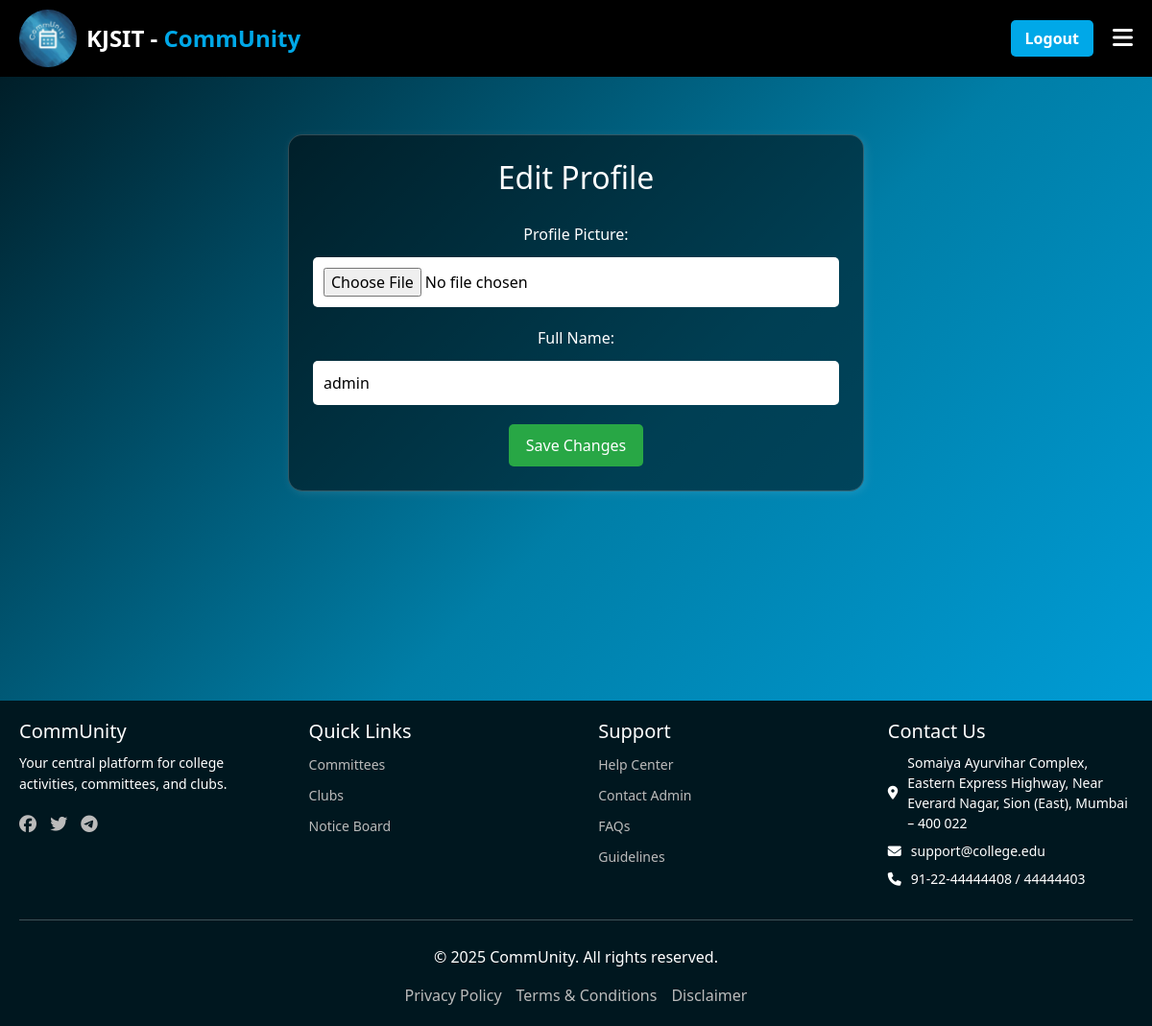
Page /edit_profile/ (signed in) on the earlier database version.
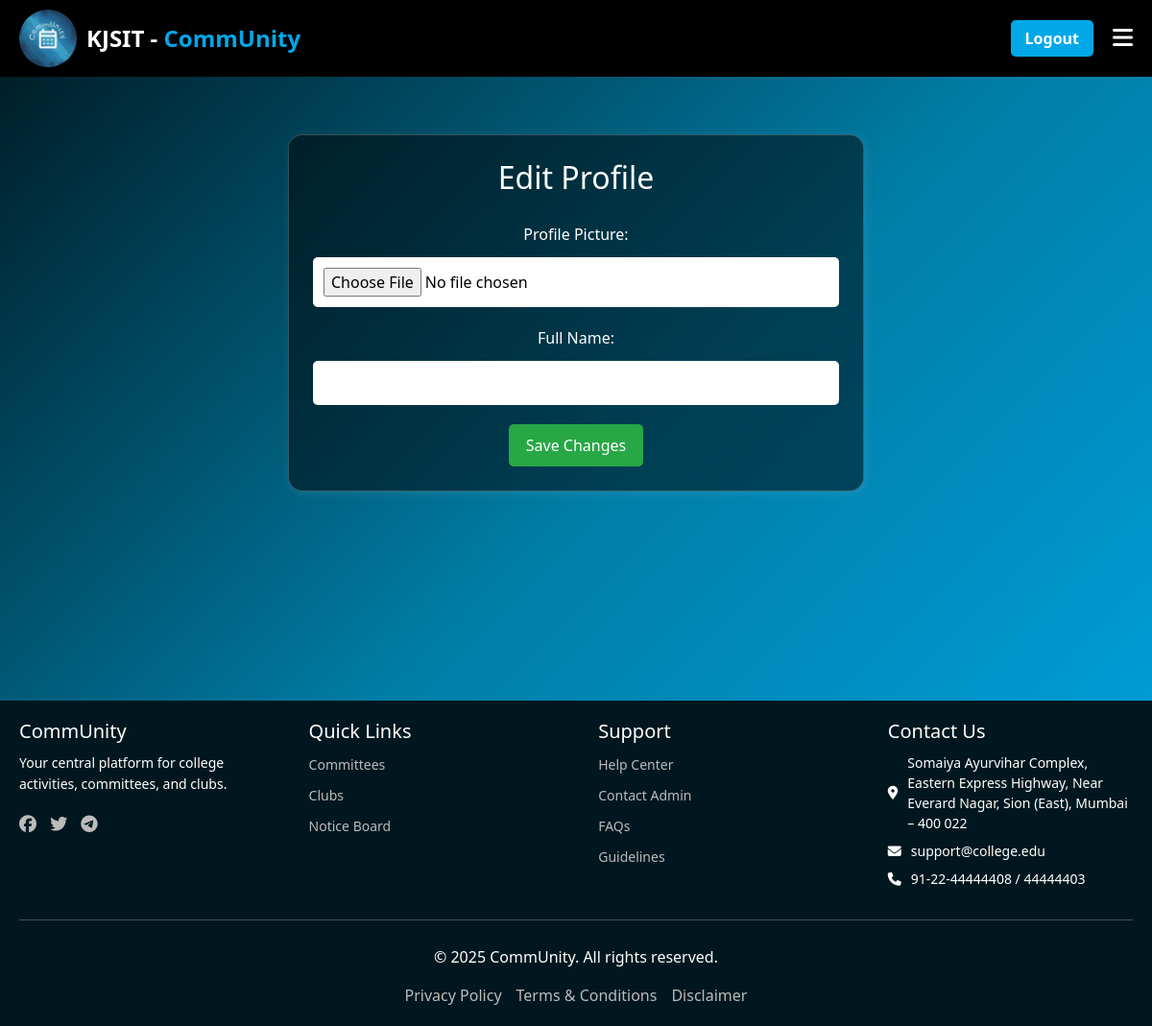
Same page on the later database version.
### Login/models.py (models this page shows, shortened)
class UserProfile(models.Model):
    ROLE_CHOICES = (
        ('faculty', 'Faculty'),
        ('core_member', 'Core Member'),
        ('member', 'Member'),
        ('non_participating', 'Non Participating')
    )
    id = models.OneToOneField(settings.AUTH_USER_MODEL, on_delete=models.CASCADE, primary_key=True)
    ssv_id = models.IntegerField(null=True, blank=True, unique=True)  # New field
    full_name = models.CharField(max_length=255)
    role = models.CharField(max_length=20, choices=ROLE_CHOICES,default='non_participating')
    profile_picture = models.ImageField(upload_to='profile_pics/', default='profile_pics/default.jpg',null=True, blank=True)
    created_at = models.DateTimeField(auto_now_add=True)
    updated_at = models.DateTimeField(auto_now=True)
    preferences = models.JSONField(default=list,null=True,blank=True) # New field for preferences
    notification_read = models.JSONField(default=list,null=True,blank=True)

### Login/views.py (the view, shortened to what this page needs)
# urls.py: path('edit_profile/', views.edit_profile, name='edit_profile'),
def edit_profile(request):
    user = request.user
    user_profile = UserProfile.objects.get(id=user)
    faculty = None
    core_member = None
    member = None
    if user_profile.role == 'faculty':
        faculty = Faculty.objects.filter(id=user_profile).first()
    elif user_profile.role == 'core_member':
        core_member = CoreMember.objects.filter(id=user_profile).first()
    elif user_profile.role == 'member':
        member = Member.objects.filter(id=user_profile).first()
    context = {
        'user': user,
        'user_profile': user_profile,
        'faculty': faculty,
        'core_member': core_member,
        'member': member
    }
    return render(request, 'account/edit_profile.html', context)

### Login/templates/account/edit_profile.html (shortened to what this page needs)
{% extends "base.html" %}
{% block content %}
<div class="edit-profile-container">
    <h2>Edit Profile</h2>
    <form method="POST" enctype="multipart/form-data">
        <label for="profile_picture">Profile Picture:</label>
        <input type="file" name="profile_picture" id="profile_picture">
        <label for="full_name">Full Name:</label>
        <input type="text" name="full_name" id="full_name" value="{{ user_profile.full_name }}">
        <button type="submit" class="save-button">Save Changes</button>
    </form>
</div>
{% endblock content %}

Differences in the rows shown:
no longer on this page (row edited): UserProfile: full_name "admin"
